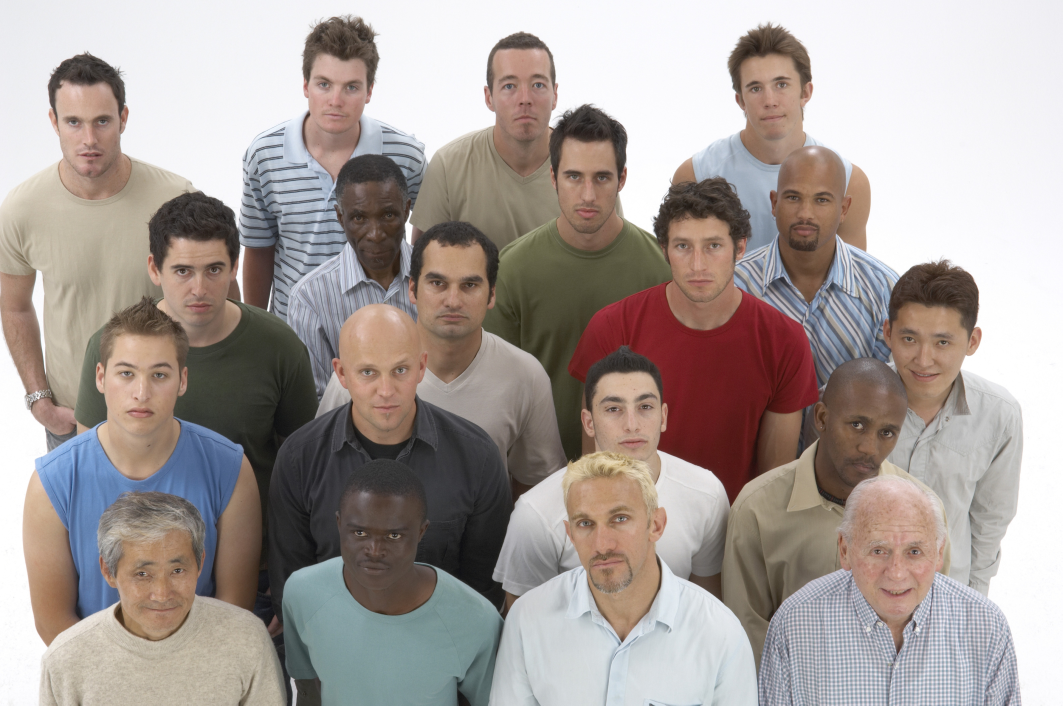
#> input picture Face_search/face_library/faces0.jpg, 2125 x 1411 px (shown at 1/2 size)
$ python -i Threading.py   (imports and definitions only)   (Python 2 division)
#> lines starting #> are read from the running program, lines starting #| are printed output that depends on the picture
import cv2
import time
import os
import threading

time_start = time.time()
list_image = ['faces0.jpg', 'faces1.jpg', 'faces2.jpg', 'faces3.jpg', 'faces4.jpg', 'faces5.jpg',
              'faces6.jpg', 'faces7.jpg', 'faces8.jpg', 'faces9.jpg']

def find_faces(images):
    image_path = images
    face_cascade = cv2.CascadeClassifier('haarcascade_frontalface_default.xml')
    image = cv2.imread(image_path)
    faces_detected = 0

    for i in range(4):
        gray = cv2.cvtColor(image, cv2.COLOR_BGR2GRAY)
        faces = face_cascade.detectMultiScale(
            gray,
            scaleFactor= 1.1,
            minNeighbors= 30,
            minSize=(4, 4)
        )
        faces_detected += len(faces)
        # Рисуем квадраты вокруг лиц
        for (x, y, w, h) in faces:
            cv2.rectangle(image, (x, y), (x+w, y+h), (255, 255, 0), 2)
        (h, w, d) = image.shape
        center = (w // 2, h // 2)
        M = cv2.getRotationMatrix2D(center, 90, 1.0)
        image = cv2.warpAffine(image, M, (w, h))
    cv2.imwrite(f"_{images}_processed.jpg", image)
    print(f'На фотографии {images} Лиц обнаружено: {faces_detected}')


# [1 line not run here, left out]
def threaded_main():  #тело програаммы, запускающее потоки и ожидающее завершения потоков
    threads = []
    for images in list_image:
        thread = threading.Thread(target=find_faces, args=(images,))  # Создаем поток для выполнения функции
        threads.append(thread)
        thread.start()
    for thread in threads:
        thread.join()


time_start = time.time()
# [1 line not run here, left out]
time_end = time.time()

# [2 lines not run here, left out]

>>> import cv2
>>> picture = cv2.imread('face_library/faces0.jpg', cv2.IMREAD_GRAYSCALE)
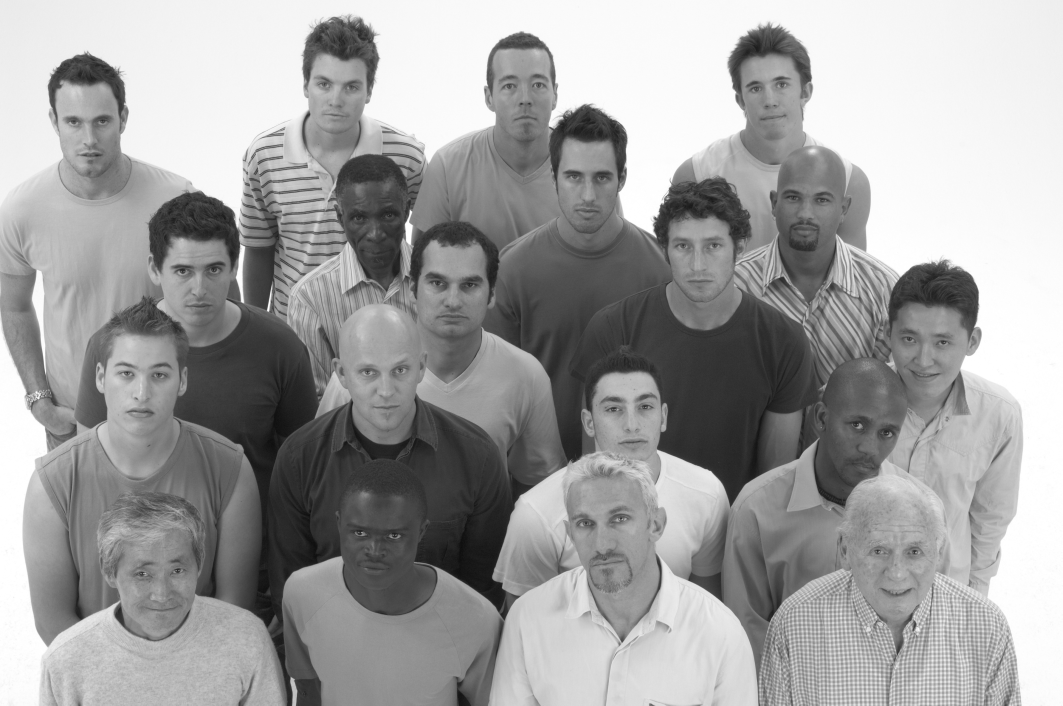
#> picture: shape (1411, 2125) (shown at 1/2 size); min 10, max 255, mean 159.3
#> (the run stopped early here; a loop or call above may not have finished)

$ run again, on Face_search/face_library/faces7.jpg
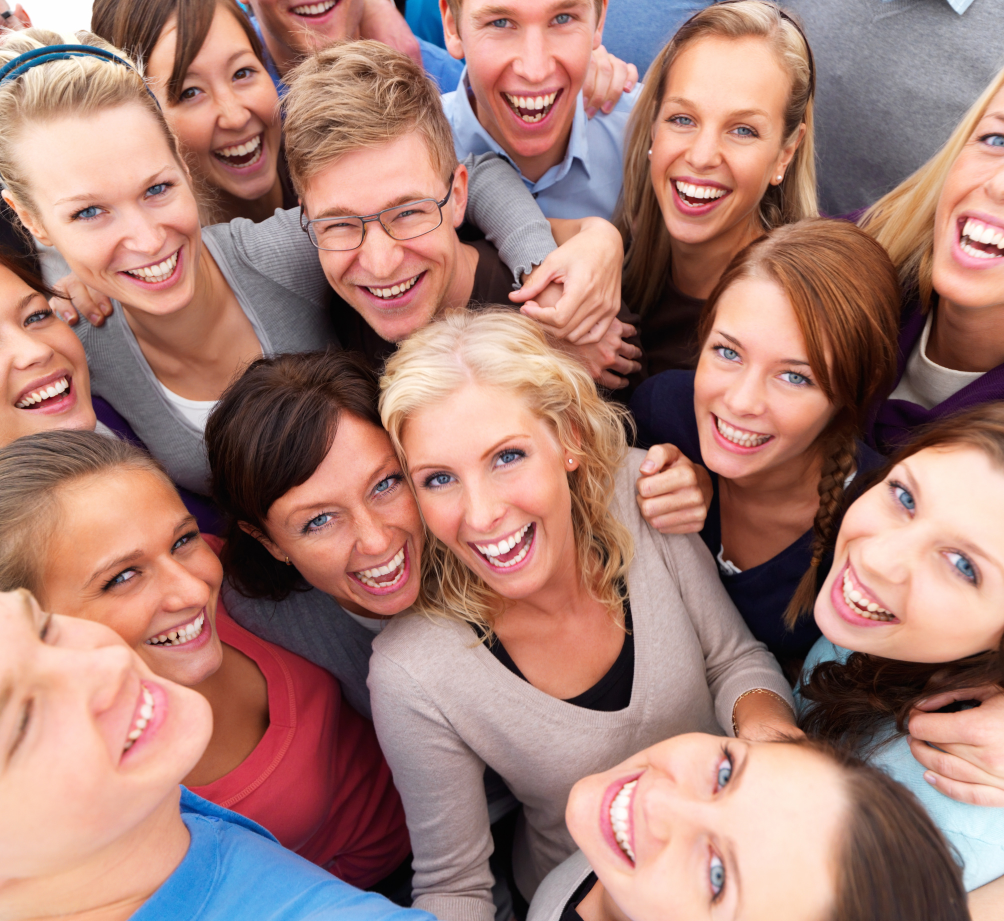
#> input picture Face_search/face_library/faces7.jpg, 2008 x 1842 px (shown at 1/2 size)
#> `picture = cv2.imread('face_library/faces0.jpg', cv2.IMREAD_GRAYSCALE)`:
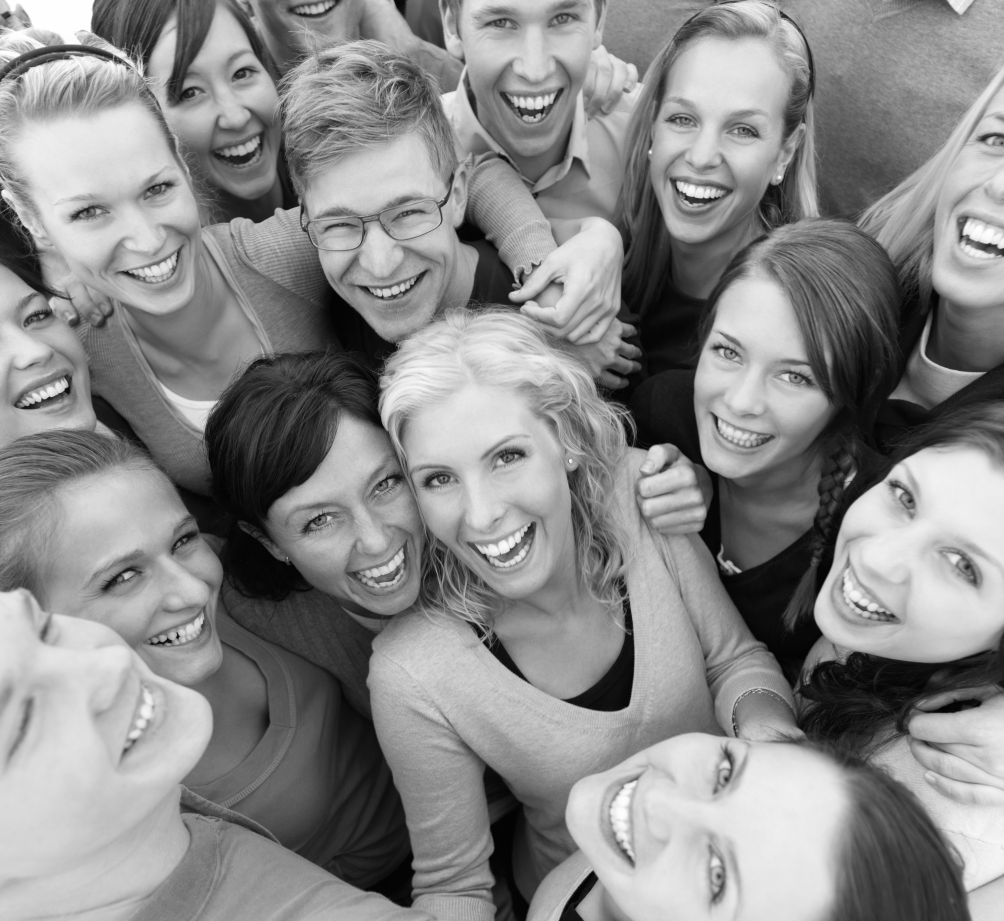
#> picture: shape (1842, 2008) (shown at 1/2 size); min 0, max 255, mean 137.4

$ run again, on Face_search/face_library/faces9.jpg
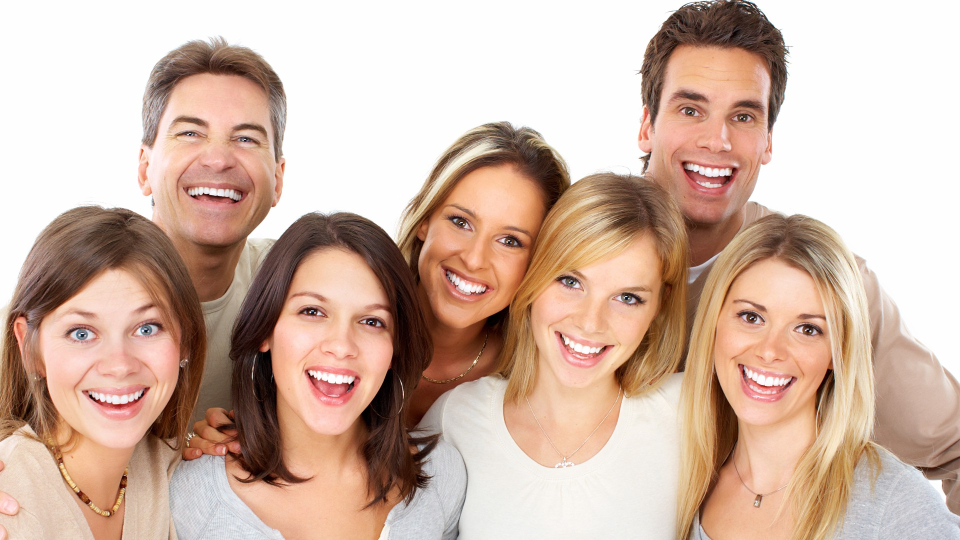
#> input picture Face_search/face_library/faces9.jpg, 1920 x 1080 px (shown at 1/2 size)
#> `picture = cv2.imread('face_library/faces0.jpg', cv2.IMREAD_GRAYSCALE)`:
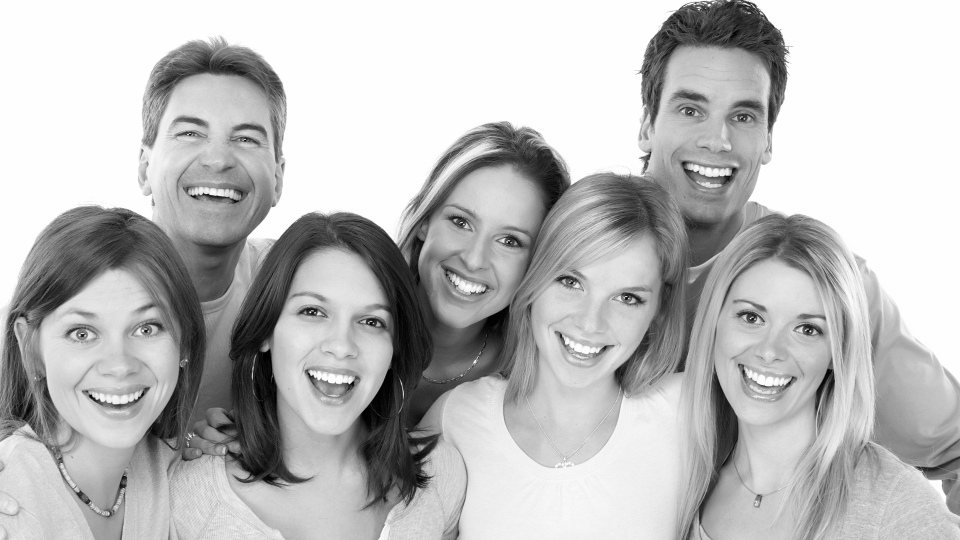
#> picture: shape (1080, 1920) (shown at 1/2 size); min 0, max 255, mean 187
